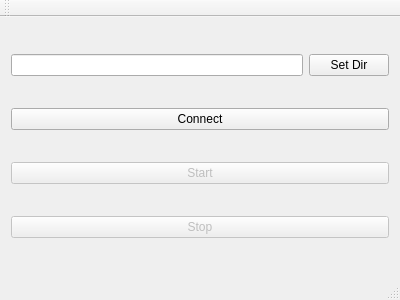
<?xml version="1.0" encoding="UTF-8"?>
<ui version="4.0">
 <class>MainWindow</class>
 <widget class="QMainWindow" name="MainWindow">
  <property name="geometry">
   <rect>
    <x>0</x>
    <y>0</y>
    <width>400</width>
    <height>300</height>
   </rect>
  </property>
  <property name="windowTitle">
   <string>MainWindow</string>
  </property>
  <widget class="QWidget" name="centralWidget">
   <layout class="QGridLayout" name="gridLayout">
    <item row="0" column="0">
     <widget class="QLineEdit" name="lineEdit"/>
    </item>
    <item row="0" column="1">
     <widget class="QPushButton" name="pushButton">
      <property name="text">
       <string>Set Dir</string>
      </property>
     </widget>
    </item>
    <item row="1" column="0" colspan="2">
     <widget class="QPushButton" name="buttonConnect">
      <property name="text">
       <string>Connect</string>
      </property>
     </widget>
    </item>
    <item row="2" column="0" colspan="2">
     <widget class="QPushButton" name="buttonStart">
      <property name="enabled">
       <bool>false</bool>
      </property>
      <property name="text">
       <string>Start</string>
      </property>
     </widget>
    </item>
    <item row="3" column="0" colspan="2">
     <widget class="QPushButton" name="buttonStop">
      <property name="enabled">
       <bool>false</bool>
      </property>
      <property name="text">
       <string>Stop</string>
      </property>
     </widget>
    </item>
   </layout>
  </widget>
  <widget class="QMenuBar" name="menuBar">
   <property name="geometry">
    <rect>
     <x>0</x>
     <y>0</y>
     <width>400</width>
     <height>22</height>
    </rect>
   </property>
  </widget>
  <widget class="QToolBar" name="mainToolBar">
   <attribute name="toolBarArea">
    <enum>TopToolBarArea</enum>
   </attribute>
   <attribute name="toolBarBreak">
    <bool>false</bool>
   </attribute>
  </widget>
  <widget class="QStatusBar" name="statusBar"/>
 </widget>
 <layoutdefault spacing="6" margin="11"/>
 <resources/>
 <connections/>
</ui>
